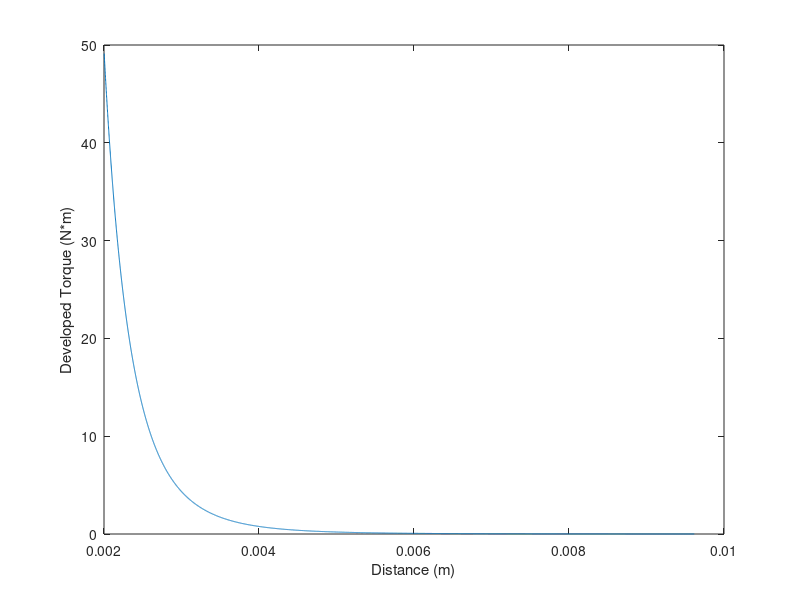
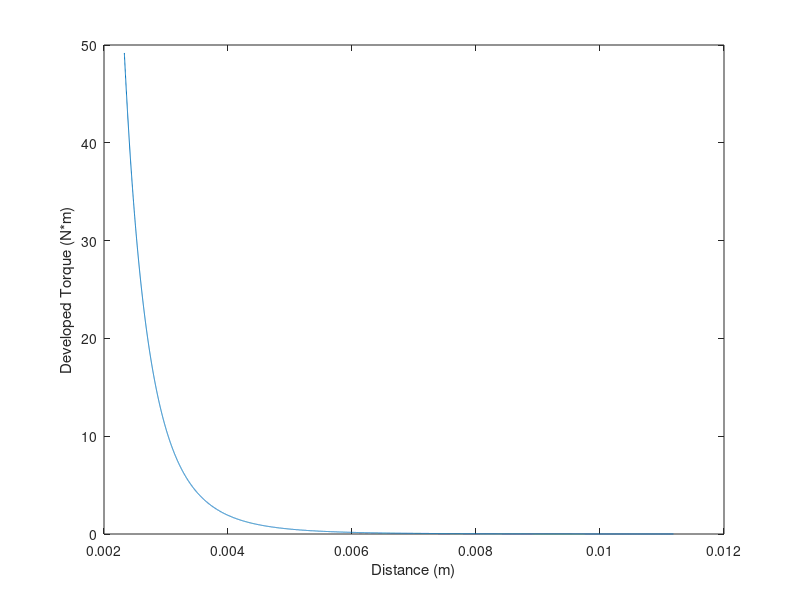

These charts were generated, in order, by the following MATLAB code:
%INITIALIZATION
r = 0.0254; % radius in meters
D = 0.0508; % mag diameter in m
l = 0.00635; % thickness in meters
minD = 0.002; %min magnet dist
maxD = 0.025; %max mag dist
effectiveR = 0.305;
t = 0.0127; %flywheel thickness
u0 = 4*pi*(10.^-7); % permeability in a vacuum
Br = 1.48; % max residual flux density in Tesla (14800 in Gauss)
d = (minD:0.000001:maxD); % Range of distances from 2 mm to 25 mm away from the flywheel
V = pi*(r^2)*l; % Volume of magnet
m = (Br*V)/u0; % Magnetic dipole moment
By = (u0.*m)./(4.*pi.*d.^3);
p = 3.77e7; %Conductivity
D2 = 0.1016; %diameter of magnets (simulating 4" diameter bracket)
R = 0.1016-(D2/2); %radius of flyhweel - 4" radius

for(RPM = [2501.6 6192.2]) %This loop has an iteration for the upper and lower speed bounds
    w = (2*pi/60)*RPM; %Conversion of flywheel speed into rad/s
    Td = ((pi*p*(D2.^2)*t*((By/10000).^2).*(R.^2).*w)/4)*2.44*21.5; %Calculation of torque vector
    i = 1; %Increment counter
    while(Td(i) > 49.23) %Counts up to the first usable torque value
        i = i+1;
    end
    first_usable = i; %Index counter for array element corresponding to first usable torque value
    while(Td(i) >= 0.004) %Counts the the last usable torque value
        i = i+1;
    end
    last_usable = i-1; %Index counter for array element corresponding to last usable torque value
    figure, plot(d(first_usable:last_usable), Td(first_usable:last_usable)); %Plots the usable torque range over distance
    xlabel("Distance (m)")
    ylabel("Developed Torque (N*m)")
end
